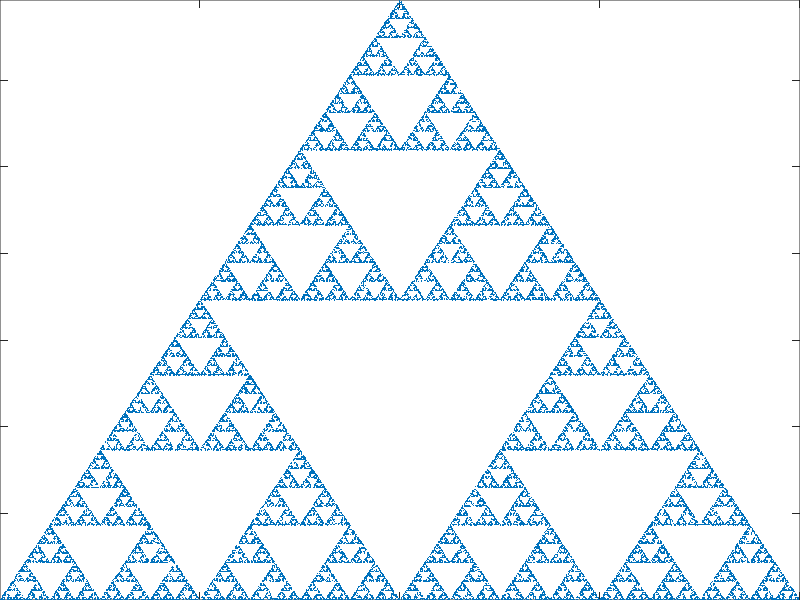

This figure's MATLAB source: (Note: this script raises an error after producing the figure.)
% Chapter 5 - Fractals and Multifractals.
% Program_5b - The Sierpinski triangle.
% Copyright Birkhauser 2004. Stephen Lynch.
% Modified by CD, 2007

clear all
close all

% The Sierpinski triangle (Figure 5.6).
% The vertices of the triangle.
A=[0,0];B=[4,0];C=[2,2*sqrt(3)];
% The number of points to be plotted.
Nmax=50000;
P=zeros(Nmax,2);
scale=1/2;
for n=1:Nmax
    r=rand;
    if r<1/3;
        P(n+1,:)=P(n,:)+(A-P(n,:)).*scale;
    elseif r<2/3;
        P(n+1,:)=P(n,:)+(B-P(n,:)).*scale;
    else
        P(n+1,:)=P(n,:)+(C-P(n,:)).*scale;
    end
end

plot(P(:,1),P(:,2),'.','MarkerSize',1);
axis([0 4 0 2*sqrt(3)])
set(gca,'Position',[0 0 1 1])

pause

figure
dim = boxcount(P,9,1);

% End of Program_5b.
